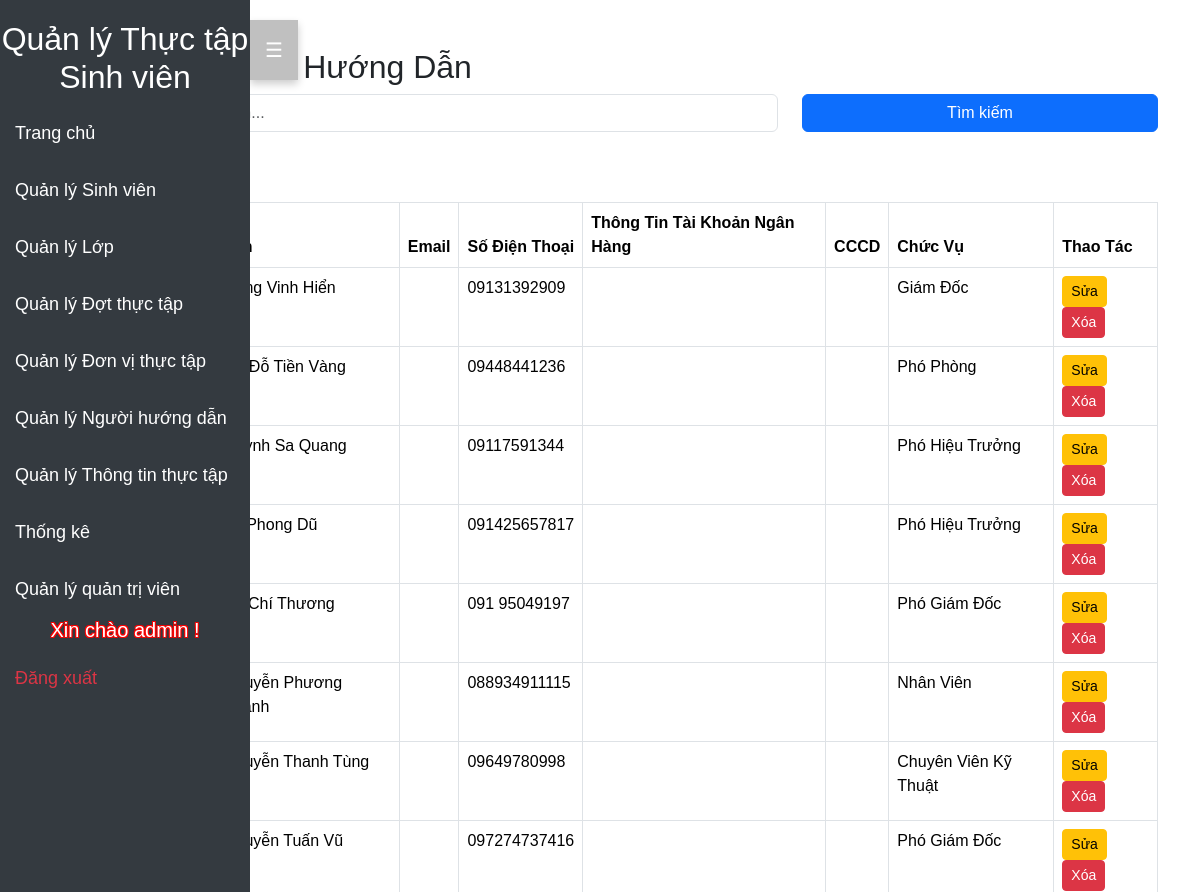
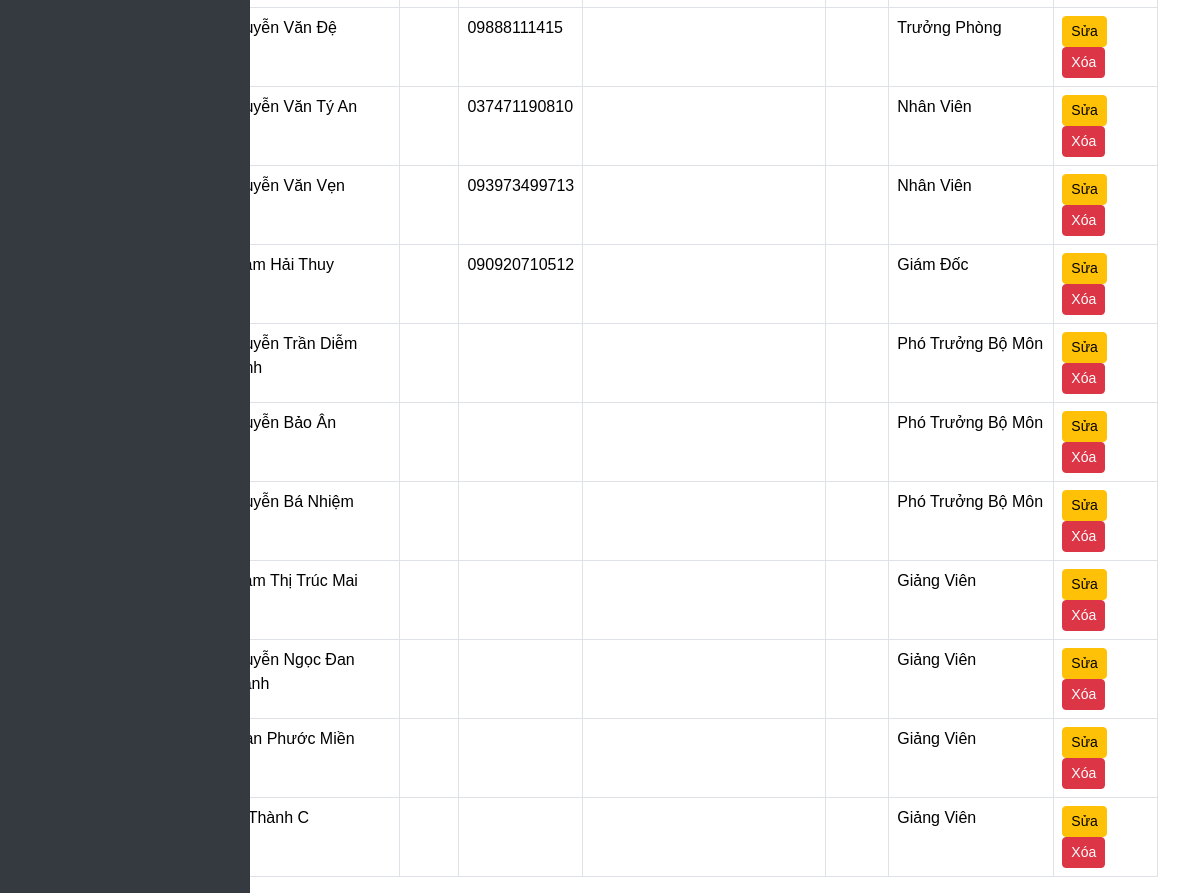
Page /admin/nguoihuongdan.php (signed in) on the committed database (2 pictures, top to bottom).
### tables this page shows
CREATE TABLE `nguoi_huong_dan` (
  `ma_nguoi_huong_dan` varchar(10) NOT NULL,
  `ma_loai_nguoi_huong_dan` varchar(10) DEFAULT NULL,
  `ten` varchar(50) DEFAULT NULL,
  `email` varchar(50) DEFAULT NULL,
  `so_dien_thoai` varchar(15) DEFAULT NULL,
  `thong_tin_tai_khoan` varchar(100) DEFAULT NULL,
  `cccd` varchar(20) DEFAULT NULL,
  `chuc_vu` varchar(50) DEFAULT NULL
);

### admin/nguoihuongdan.php (the view, shortened to what this page needs)
<?php
$connection = new mysqli('localhost', 'root', '', 'tracuuttsvtt');
$search_term = "";
$nguoihuongdans = [];
if (isset($_GET['search']) && !empty($_GET['search'])) {
    $search_term = $connection->real_escape_string($_GET['search']);
    $stmt = $connection->prepare("SELECT * FROM nguoi_huong_dan WHERE ten LIKE ? OR ma_nguoi_huong_dan LIKE ? OR email LIKE ?");
    $search_term_like = "%" . $search_term . "%";
    $stmt->bind_param("sss", $search_term_like, $search_term_like, $search_term_like);
    $stmt->execute();
    $result = $stmt->get_result();
    $nguoihuongdans = $result->fetch_all(MYSQLI_ASSOC);
    $stmt->close();
} else {
    $result = $connection->query("SELECT * FROM nguoi_huong_dan");
    $nguoihuongdans = $result->fetch_all(MYSQLI_ASSOC);
}
?>
<!DOCTYPE html>
<html lang="vi">
<head>
    <link href="https://cdn.jsdelivr.net/npm/bootstrap@5.3.3/dist/css/bootstrap.min.css" rel="stylesheet">
</head>
<body>
    <?php include('dau.php'); ?>
    <div class="container mt-5">
        <h2>Danh sách Người Hướng Dẫn</h2>
        <form method="GET" class="mb-3">
            <div class="row">
                <div class="col-md-8">
                    <input type="text" class="form-control" name="search" placeholder="Tìm kiếm người hướng dẫn..." value="<?= htmlspecialchars($search_term) ?>">
                </div>
                <div class="col-md-4">
                    <button type="submit" class="btn btn-primary w-100">Tìm kiếm</button>
                </div>
            </div>
        </form>
        <?php if ($vai_tro != 0): ?>
        <button class="btn btn-success mb-3" data-bs-toggle="modal" data-bs-target="#themNguoiHuongDanModal">Thêm Người Hướng Dẫn</button>
        <?php endif; ?>
        <table class="table table-bordered">
            <thead>
                <tr>
                    <th>Mã Người Hướng Dẫn</th>
                    <th>Tên</th>
                    <th>Email</th>
                    <th>Số Điện Thoại</th>
                    <th>Thông Tin Tài Khoản Ngân Hàng</th>
                    <th>CCCD</th>
                    <th>Chức Vụ</th>
                    <th>Thao Tác</th>
                </tr>
            </thead>
            <tbody>
                <?php if (count($nguoihuongdans) > 0): ?>
                    <?php foreach ($nguoihuongdans as $row): ?>
                        <tr>
                            <td><?= htmlspecialchars($row['ma_nguoi_huong_dan']) ?></td>
                            <td><?= htmlspecialchars($row['ten']) ?></td>
                            <td><?= htmlspecialchars($row['email']) ?></td>
                            <td><?= htmlspecialchars($row['so_dien_thoai']) ?></td>
                            <td><?= htmlspecialchars($row['thong_tin_tai_khoan']) ?></td>
                            <td><?= htmlspecialchars($row['cccd']) ?></td>
                            <td><?= htmlspecialchars($row['chuc_vu']) ?></td>
                            <td>
                                <a href="suanguoihuongdan.php?ma_nguoi_huong_dan=<?= htmlspecialchars($row['ma_nguoi_huong_dan']) ?>" class="btn btn-warning btn-sm">Sửa</a>
                                <?php if ($vai_tro != 0): ?>
                                <a href="?xoa=<?= htmlspecialchars($row['ma_nguoi_huong_dan']) ?>" class="btn btn-danger btn-sm" onclick="return confirm('Bạn có chắc chắn muốn xóa không?')">Xóa</a>
                                <?php endif; ?>
                            </td>
                        </tr>
                    <?php endforeach; ?>
                <?php else: ?>
                    <tr>
                        <td colspan="8" class="text-center">Không tìm thấy người hướng dẫn.</td>
                    </tr>
                <?php endif; ?>
            </tbody>
        </table>
    </div>
</body>
</html>

### admin/dau.php (shortened to what this page needs)
<?php
$vai_tro = isset($_SESSION['vai_tro']) ? $_SESSION['vai_tro'] : 0;
?>
<!DOCTYPE html>
<html lang="vi">
<head>
    <link href="https://cdn.jsdelivr.net/npm/bootstrap@5.3.3/dist/css/bootstrap.min.css" rel="stylesheet">
</head>
<body>
    <div class="sidebar" id="sidebar">
        <h2 class="text-center text-white">Quản lý Thực tập Sinh viên</h2>
        <a href="index.php">Trang chủ</a>
        <a href="sinhvien.php">Quản lý Sinh viên</a>
        <a href="lop.php">Quản lý Lớp</a>
        <a href="dotthuctap.php">Quản lý Đợt thực tập</a>
        <a href="donvi.php">Quản lý Đơn vị thực tập</a>
        <a href="nguoihuongdan.php">Quản lý Người hướng dẫn</a>
        <a href="thuctap.php">Quản lý Thông tin thực tập</a>
        <a href="thongke.php">Thống kê</a>
        <?php if ($vai_tro == 1) { ?>
            <a href="quantri.php">Quản lý quản trị viên</a>
        <?php } ?>
        <h5 class="text-center text-white" style="text-shadow: 1px 1px 0 #ff0000, -1px -1px 0 #ff0000, 1px -1px 0 #ff0000, -1px 1px 0 #ff0000;">
            Xin chào <?= htmlspecialchars($_SESSION['user_name']) ?> !
        </h5>
        <a href="dangxuat.php" class="text-danger">Đăng xuất</a>
    </div>
    <button class="toggle-btn" id="toggle-btn" onclick="toggleSidebar()">&#9776;</button>
</body>
</html>

### admin/dau.php (style rules this page uses)
body { font-family: Arial, sans-serif; }
.sidebar { height: 100%; width: 250px; position: fixed; top: 0; left: 0; background-color: #343a40; padding-top: 20px; transition: 0.3s; z-index: 999; }
.sidebar a { color: white; padding: 15px; text-decoration: none; font-size: 18px; display: block; transition: 0.3s; }
.toggle-btn { font-size: 20px; cursor: pointer; position: absolute; top: 20px; left: 250px; background-color: #C0C0C0; color: white; padding: 15px; border-radius: 0; border: none; box-shadow: 0 4px 8px rgba(0, 0, 0, 0.2); transition: background-color 0.3s, transform 0.3s, left 0.3s; }

### rows in the picture
nguoi_huong_dan: ten "Đặng Vinh Hiển", so_dien_thoai "09131392909", chuc_vu "Giám Đốc"
nguoi_huong_dan: ten "Hồ Đỗ Tiền Vàng", so_dien_thoai "09448441236", chuc_vu "Phó Phòng"
nguoi_huong_dan: ten "Huỳnh Sa Quang", so_dien_thoai "09117591344", chuc_vu "Phó Hiệu Trưởng"
nguoi_huong_dan: ten "Lê Phong Dũ", so_dien_thoai "091425657817", chuc_vu "Phó Hiệu Trưởng"
nguoi_huong_dan: ten "Lư Chí Thương", so_dien_thoai "091 95049197", chuc_vu "Phó Giám Đốc"
nguoi_huong_dan: ten "Nguyễn Phương…", so_dien_thoai "088934911115", chuc_vu "Nhân Viên"
nguoi_huong_dan: ten "Nguyễn Thanh Tùng", so_dien_thoai "09649780998", chuc_vu "Chuyên Viên Kỹ Thuật"
nguoi_huong_dan: ten "Nguyễn Tuấn Vũ", so_dien_thoai "097274737416", chuc_vu "Phó Giám Đốc"
nguoi_huong_dan: ten "Nguyễn Văn Đệ", so_dien_thoai "09888111415", chuc_vu "Trưởng Phòng"
nguoi_huong_dan: ten "Nguyễn Văn Tý An", so_dien_thoai "037471190810", chuc_vu "Nhân Viên"
nguoi_huong_dan: ten "Nguyễn Văn Vẹn", so_dien_thoai "093973499713", chuc_vu "Nhân Viên"
nguoi_huong_dan: ten "Phạm Hải Thuy", so_dien_thoai "090920710512", chuc_vu "Giám Đốc"
nguoi_huong_dan: ten "Nguyễn Trần Diễm…", chuc_vu "Phó Trưởng Bộ Môn"
nguoi_huong_dan: ten "Nguyễn Bảo Ân", chuc_vu "Phó Trưởng Bộ Môn"
nguoi_huong_dan: ten "Nguyễn Bá Nhiệm", chuc_vu "Phó Trưởng Bộ Môn"
nguoi_huong_dan: ten "Phạm Thị Trúc Mai", chuc_vu "Giảng Viên"
nguoi_huong_dan: ten "Nguyễn Ngọc Đan…", chuc_vu "Giảng Viên"
nguoi_huong_dan: ten "Đoàn Phước Miền", chuc_vu "Giảng Viên"
nguoi_huong_dan: ten "Võ Thành C", chuc_vu "Giảng Viên"

### other values in the picture
$_SESSION['user_name'] "admin"
